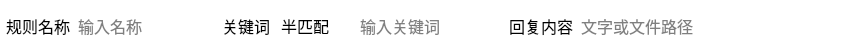
                      <widget class="QFrame" name="horizontalFrame_8">
                       <property name="maximumSize">
                        <size>
                         <width>16777215</width>
                         <height>52</height>
                        </size>
                       </property>
                       <property name="styleSheet">
                        <string notr="true">border-radius: 8px;
background:rgb(255, 255, 255);</string>
                       </property>
                       <layout class="QHBoxLayout" name="horizontalLayout_13" stretch="0,1,0,0,1,0,1,0">
                        <property name="spacing">
                         <number>6</number>
                        </property>
                        <property name="leftMargin">
                         <number>6</number>
                        </property>
                        <property name="topMargin">
                         <number>4</number>
                        </property>
                        <property name="rightMargin">
                         <number>6</number>
                        </property>
                        <property name="bottomMargin">
                         <number>4</number>
                        </property>
                        <item>
                         <widget class="QLabel" name="label_10">
                          <property name="font">
                           <font>
                            <family>微软雅黑 Light</family>
                            <pointsize>12</pointsize>
                           </font>
                          </property>
                          <property name="styleSheet">
                           <string notr="true">color:rgb(0, 0, 0);
background:rgba(0, 0, 0, 0);</string>
                          </property>
                          <property name="text">
                           <string>规则名称</string>
                          </property>
                         </widget>
                        </item>
                        <item>
                         <widget class="QLineEdit" name="RuleName_lineEdit_2">
                          <property name="font">
                           <font>
                            <family>微软雅黑 Light</family>
                            <pointsize>12</pointsize>
                           </font>
                          </property>
                          <property name="styleSheet">
                           <string notr="true">color:rgb(0, 0, 0);
background:rgb(255, 255, 255);
border-radius: 0px;</string>
                          </property>
                          <property name="placeholderText">
                           <string>输入名称</string>
                          </property>
                         </widget>
                        </item>
                        <item>
                         <widget class="QLabel" name="label_3">
                          <property name="font">
                           <font>
                            <family>微软雅黑 Light</family>
                            <pointsize>12</pointsize>
                           </font>
                          </property>
                          <property name="styleSheet">
                           <string notr="true">color:rgb(0, 0, 0);
background:rgba(0, 0, 0, 0);</string>
                          </property>
                          <property name="text">
                           <string>关键词</string>
                          </property>
                         </widget>
                        </item>
                        <item>
                         <widget class="QComboBox" name="KeyWord_comboBox_2">
                          <property name="minimumSize">
                           <size>
                            <width>76</width>
                            <height>0</height>
                           </size>
                          </property>
                          <property name="font">
                           <font>
                            <pointsize>12</pointsize>
                           </font>
                          </property>
                          <property name="styleSheet">
                           <string notr="true">QComboBox {
    color: rgb(0, 0, 0);
    background: rgb(255, 255, 255);
    border-radius: 0px;
    border: none;
}

QComboBox::drop-down {
    width: 0px;
    border: none;
}

QComboBox::down-arrow {
    image: none;
}</string>
                          </property>
                          <item>
                           <property name="text">
                            <string>半匹配</string>
                           </property>
                          </item>
                          <item>
                           <property name="text">
                            <string>全匹配</string>
                           </property>
                          </item>
                         </widget>
                        </item>
                        <item>
                         <widget class="QLineEdit" name="KeyWord_lineEdit_2">
                          <property name="minimumSize">
                           <size>
                            <width>145</width>
                            <height>0</height>
                           </size>
                          </property>
                          <property name="font">
                           <font>
                            <family>微软雅黑 Light</family>
                            <pointsize>12</pointsize>
                           </font>
                          </property>
                          <property name="styleSheet">
                           <string notr="true">color:rgb(0, 0, 0);
background:rgb(255, 255, 255);
border-radius: 0px;</string>
                          </property>
                          <property name="placeholderText">
                           <string>输入关键词</string>
                          </property>
                         </widget>
                        </item>
                        <item>
                         <widget class="QLabel" name="label_4">
                          <property name="font">
                           <font>
                            <family>微软雅黑 Light</family>
                            <pointsize>12</pointsize>
                           </font>
                          </property>
                          <property name="styleSheet">
                           <string notr="true">color:rgb(0, 0, 0);
background:rgba(0, 0, 0, 0);</string>
                          </property>
                          <property name="text">
                           <string>回复内容</string>
                          </property>
                         </widget>
                        </item>
                        <item>
                         <widget class="QLineEdit" name="Reply_lineEdit_2">
                          <property name="minimumSize">
                           <size>
                            <width>220</width>
                            <height>0</height>
                           </size>
                          </property>
                          <property name="font">
                           <font>
                            <family>微软雅黑 Light</family>
                            <pointsize>12</pointsize>
                           </font>
                          </property>
                          <property name="styleSheet">
                           <string notr="true">color:rgb(0, 0, 0);
background:rgb(255, 255, 255);
border-radius: 0px;</string>
                          </property>
                          <property name="placeholderText">
                           <string>文字或文件路径</string>
                          </property>
                         </widget>
                        </item>
                        <item>
                         <widget class="QPushButton" name="file_pushButton_2">
                          <property name="minimumSize">
                           <size>
                            <width>32</width>
                            <height>32</height>
                           </size>
                          </property>
                          <property name="styleSheet">
                           <string notr="true">QPushButton{
	background-color: rgba(255, 255, 255, 0);
border: none;
border-radius:20px;
}
QPushButton:hover {

}
QPushButton:pressed {

}
</string>
                          </property>
                          <property name="text">
                           <string/>
                          </property>
                          <property name="iconSize">
                           <size>
                            <width>24</width>
                            <height>24</height>
                           </size>
                          </property>
                         </widget>
                        </item>
                       </layout>
                      </widget>
